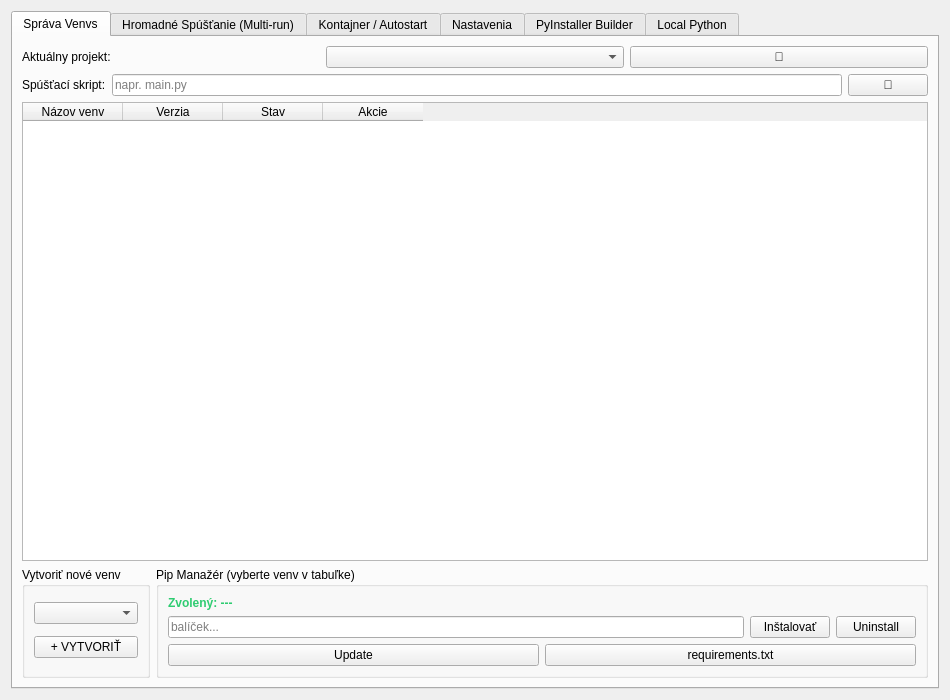
<?xml version="1.0" encoding="UTF-8"?>
<ui version="4.0">
 <class>MasterManager</class>
 <widget class="QWidget" name="MasterManager">
  <property name="geometry">
   <rect>
    <x>0</x>
    <y>0</y>
    <width>950</width>
    <height>700</height>
   </rect>
  </property>
  <layout class="QVBoxLayout" name="main_layout_manager">
   <!-- Kontajner pre našu vlastnú titulkovú lištu -->
   <item>
    <layout class="QVBoxLayout" name="title_bar_layout">
     <property name="spacing">
      <number>0</number>
     </property>
    </layout>
   </item>
   <item>
    <widget class="QTabWidget" name="tab_widget">
     <property name="currentIndex">
      <number>0</number>
     </property>
     <!-- ZÁLOŽKA 1: Venvs -->
     <widget class="QWidget" name="tab_venvs">
      <attribute name="title">
       <string>Správa Venvs</string>
      </attribute>
      <layout class="QVBoxLayout" name="main_layout">
       <item>
        <layout class="QHBoxLayout" name="project_select_layout">
         <item>
          <widget class="QLabel" name="lbl_cur_p">
           <property name="text">
            <string>Aktuálny projekt:</string>
           </property>
          </widget>
         </item>
         <item>
          <widget class="QComboBox" name="combo_projs"/>
         </item>
         <item>
          <widget class="QPushButton" name="btn_refresh_projs">
           <property name="text">
            <string>🔄</string>
           </property>
          </widget>
         </item>
        </layout>
       </item>
       <item>
        <layout class="QHBoxLayout" name="script_select_layout">
         <item>
          <widget class="QLabel" name="lbl_manager_script">
           <property name="text">
            <string>Spúšťací skript:</string>
           </property>
          </widget>
         </item>
         <item>
          <widget class="QLineEdit" name="edit_manager_script">
           <property name="placeholderText">
            <string>napr. main.py</string>
           </property>
          </widget>
         </item>
         <item>
          <widget class="QPushButton" name="btn_browse_script">
           <property name="text">
            <string>📁</string>
           </property>
          </widget>
         </item>
        </layout>
       </item>
       <item>
        <widget class="QTableWidget" name="table_venvs">
         <property name="selectionBehavior">
          <enum>QAbstractItemView::SelectRows</enum>
         </property>
         <column>
          <property name="text">
           <string>Názov venv</string>
          </property>
         </column>
         <column>
          <property name="text">
           <string>Verzia</string>
          </property>
         </column>
         <column>
          <property name="text">
           <string>Stav</string>
          </property>
         </column>
         <column>
          <property name="text">
           <string>Akcie</string>
          </property>
         </column>
        </widget>
       </item>
       <item>
        <layout class="QHBoxLayout" name="bottom_layout">
         <item>
          <widget class="QGroupBox" name="group_new">
           <property name="title">
            <string>Vytvoriť nové venv</string>
           </property>
           <layout class="QVBoxLayout" name="v_lay_new">
            <item>
             <widget class="QComboBox" name="combo_py"/>
            </item>
            <item>
             <widget class="QPushButton" name="btn_create_venv">
              <property name="text">
               <string>+ VYTVORIŤ</string>
              </property>
             </widget>
            </item>
           </layout>
          </widget>
         </item>
         <item>
          <widget class="QGroupBox" name="group_pip">
           <property name="title">
            <string>Pip Manažér (vyberte venv v tabuľke)</string>
           </property>
           <layout class="QVBoxLayout" name="v_lay_pip">
            <item>
             <widget class="QLabel" name="lbl_selected_venv">
              <property name="styleSheet">
               <string>font-weight: bold; color: #2ecc71;</string>
              </property>
              <property name="text">
               <string>Zvolený: ---</string>
              </property>
             </widget>
            </item>
            <item>
             <layout class="QHBoxLayout" name="h_lay_pip_in">
              <item>
               <widget class="QLineEdit" name="edit_pip_pkg">
                <property name="placeholderText">
                 <string>balíček...</string>
                </property>
               </widget>
              </item>
              <item>
               <widget class="QPushButton" name="btn_pip_install">
                <property name="text">
                 <string>Inštalovať</string>
                </property>
               </widget>
              </item>
              <item>
               <widget class="QPushButton" name="btn_pip_uninstall">
                <property name="text">
                 <string>Uninstall</string>
                </property>
               </widget>
              </item>
             </layout>
            </item>
            <item>
             <layout class="QHBoxLayout" name="h_lay_pip_up">
              <item>
               <widget class="QPushButton" name="btn_pip_upgrade_all">
                <property name="text">
                 <string>Update</string>
                </property>
               </widget>
              </item>
              <item>
               <widget class="QPushButton" name="btn_pip_reqs">
                <property name="text">
                 <string>requirements.txt</string>
                </property>
               </widget>
              </item>
             </layout>
            </item>
           </layout>
          </widget>
         </item>
        </layout>
       </item>
      </layout>
     </widget>
     <!-- ZÁLOŽKA 2: Multi-run -->
     <widget class="QWidget" name="tab_multi">
      <attribute name="title">
       <string>Hromadné Spúšťanie (Multi-run)</string>
      </attribute>
      <layout class="QHBoxLayout" name="horizontalLayout_2">
       <item>
        <widget class="QGroupBox" name="group_multi_groups">
         <property name="minimumSize">
          <size>
           <width>200</width>
           <height>0</height>
          </size>
         </property>
         <property name="title">
          <string>Skupiny</string>
         </property>
         <layout class="QVBoxLayout" name="verticalLayout">
          <item>
           <widget class="QListWidget" name="list_multi_groups"/>
          </item>
          <item>
           <layout class="QHBoxLayout" name="horizontalLayout">
            <item>
             <widget class="QPushButton" name="btn_add_group">
              <property name="text">
               <string>+</string>
              </property>
             </widget>
            </item>
            <item>
             <widget class="QPushButton" name="btn_remove_group">
              <property name="text">
               <string>-</string>
              </property>
             </widget>
            </item>
           </layout>
          </item>
         </layout>
        </widget>
       </item>
       <item>
        <widget class="QGroupBox" name="group_multi_available">
         <property name="title">
          <string>Dostupné projekty</string>
         </property>
         <layout class="QVBoxLayout" name="verticalLayout_2">
          <item>
           <widget class="QTreeWidget" name="tree_all_projects">
            <column>
             <property name="text">
              <string>Projekt / Venv</string>
             </property>
            </column>
           </widget>
          </item>
         </layout>
        </widget>
       </item>
       <item>
        <widget class="QGroupBox" name="group_multi_members">
         <property name="title">
          <string>Členovia skupiny: Názov</string>
         </property>
         <layout class="QVBoxLayout" name="verticalLayout_3">
          <item>
           <widget class="QTableWidget" name="table_group_members">
            <property name="dragDropMode">
             <enum>QAbstractItemView::InternalMove</enum>
            </property>
            <property name="selectionBehavior">
             <enum>QAbstractItemView::SelectRows</enum>
            </property>
            <column>
             <property name="text">
              <string>Projekt</string>
             </property>
            </column>
            <column>
             <property name="text">
              <string>Venv</string>
             </property>
            </column>
            <column>
             <property name="text">
              <string>Spúšťací skript</string>
             </property>
            </column>
           </widget>
          </item>
          <item>
           <widget class="QPushButton" name="btn_save_group">
            <property name="text">
             <string>Uložiť zmeny v skupine</string>
            </property>
           </widget>
          </item>
         </layout>
        </widget>
       </item>
      </layout>
     </widget>
     <!-- ZÁLOŽKA 3: Kontajner / Autostart -->
     <widget class="QWidget" name="tab_container">
      <attribute name="title">
       <string>Kontajner / Autostart</string>
      </attribute>
      <layout class="QVBoxLayout" name="container_v_layout"/>
     </widget>
     <!-- ZÁLOŽKA 4: Nastavenia -->
     <widget class="QWidget" name="tab_settings">
      <attribute name="title">
       <string>Nastavenia</string>
      </attribute>
      <layout class="QVBoxLayout" name="settings_v_layout">
       <item>
        <widget class="QGroupBox" name="group_paths">
         <property name="title">
          <string>Základné cesty</string>
         </property>
         <layout class="QGridLayout" name="paths_grid_layout">
          <property name="horizontalSpacing">
           <number>6</number>
          </property>
          <property name="verticalSpacing">
           <number>6</number>
          </property>

          <!-- RIADOK 0: KOREŇ PROJEKTOV -->
          <item row="0" column="0">
           <widget class="QLabel" name="lbl_p">
            <property name="minimumSize">
             <size>
              <width>185</width>
              <height>0</height>
             </size>
            </property>
            <property name="maximumSize">
             <size>
              <width>185</width>
              <height>16777215</height>
             </size>
            </property>
            <property name="text">
             <string>Koreň projektov:</string>
            </property>
           </widget>
          </item>
          <item row="0" column="1">
           <widget class="QLineEdit" name="edit_proj">
            <property name="readOnly">
             <bool>true</bool>
            </property>
           </widget>
          </item>
          <item row="0" column="2">
           <widget class="QPushButton" name="btn_set_proj">
            <property name="text">
             <string>📁</string>
            </property>
           </widget>
          </item>

          <!-- RIADOK 1: VENV HUB -->
          <item row="1" column="0">
           <widget class="QLabel" name="lbl_h">
            <property name="minimumSize">
             <size>
              <width>185</width>
              <height>0</height>
             </size>
            </property>
            <property name="maximumSize">
             <size>
              <width>185</width>
              <height>16777215</height>
             </size>
            </property>
            <property name="text">
             <string>Venv Hub:</string>
            </property>
           </widget>
          </item>
          <item row="1" column="1">
           <widget class="QLineEdit" name="edit_hub">
            <property name="readOnly">
             <bool>true</bool>
            </property>
           </widget>
          </item>
          <item row="1" column="2">
           <widget class="QPushButton" name="btn_set_hub">
            <property name="text">
             <string>📁</string>
            </property>
           </widget>
          </item>
          
          <!-- RIADOK 2: LOKÁLNE BALÍČKY -->
          <item row="2" column="0">
           <widget class="QLabel" name="lbl_local_pkg">
            <property name="minimumSize">
             <size>
              <width>185</width>
              <height>0</height>
             </size>
            </property>
            <property name="maximumSize">
             <size>
              <width>185</width>
              <height>16777215</height>
             </size>
            </property>
            <property name="text">
             <string>Lokálne balíčky:</string>
            </property>
           </widget>
          </item>
          <item row="2" column="1">
           <widget class="QLineEdit" name="edit_local_pkg">
            <property name="readOnly">
             <bool>true</bool>
            </property>
           </widget>
          </item>
          <item row="2" column="2">
           <widget class="QPushButton" name="btn_set_local_pkg">
            <property name="text">
             <string>📁</string>
            </property>
           </widget>
          </item>

          <!-- RIADOK 3: PIP-E BALÍČKY -->
          <item row="3" column="0">
           <widget class="QLabel" name="lbl_pip_e_pkg">
            <property name="minimumSize">
             <size>
              <width>185</width>
              <height>0</height>
             </size>
            </property>
            <property name="maximumSize">
             <size>
              <width>185</width>
              <height>16777215</height>
             </size>
            </property>
            <property name="text">
             <string>Lokálne balíčky (pip -e):</string>
            </property>
           </widget>
          </item>
          <item row="3" column="1">
           <widget class="QLineEdit" name="edit_pip_e_pkg">
            <property name="readOnly">
             <bool>true</bool>
            </property>
           </widget>
          </item>
          <item row="3" column="2">
           <widget class="QPushButton" name="btn_set_pip_e_pkg">
            <property name="text">
             <string>📁</string>
            </property>
           </widget>
          </item>

          <!-- RIADOK 4: VS CODE PROFIL -->
          <item row="4" column="0">
           <widget class="QLabel" name="lbl_vscode_user_select">
            <property name="minimumSize">
             <size>
              <width>185</width>
              <height>0</height>
             </size>
            </property>
            <property name="maximumSize">
             <size>
              <width>185</width>
              <height>16777215</height>
             </size>
            </property>
            <property name="text">
             <string>VS Code Profil:</string>
            </property>
           </widget>
          </item>
          <item row="4" column="1">
           <widget class="QComboBox" name="combo_vscode_user"/>
          </item>
          <item row="4" column="2">
           <widget class="QPushButton" name="btn_manage_vscode_users">
            <property name="text">
             <string>Správa kont</string>
            </property>
           </widget>
          </item>

          <!-- RIADOK 5: PREDVOLENÝ EDITOR (IDE) -->
          <item row="5" column="0">
           <widget class="QLabel" name="lbl_active_ide">
            <property name="minimumSize">
             <size>
              <width>185</width>
              <height>0</height>
             </size>
            </property>
            <property name="maximumSize">
             <size>
              <width>185</width>
              <height>16777215</height>
             </size>
            </property>
            <property name="text">
             <string>Predvolený editor (IDE):</string>
            </property>
           </widget>
          </item>
          <item row="5" column="1">
           <widget class="QComboBox" name="combo_active_ide"/>
          </item>

          <!-- RIADOK 6: PRENOSNÝ VS CODE -->
          <item row="6" column="0">
           <widget class="QLabel" name="lbl_portable_vscode">
            <property name="minimumSize">
             <size>
              <width>185</width>
              <height>0</height>
             </size>
            </property>
            <property name="maximumSize">
             <size>
              <width>185</width>
              <height>16777215</height>
             </size>
            </property>
            <property name="text">
             <string>Prenosný VS Code:</string>
            </property>
           </widget>
          </item>
          <item row="6" column="1">
           <widget class="QLineEdit" name="edit_portable_vscode">
            <property name="readOnly">
             <bool>true</bool>
            </property>
            <property name="placeholderText">
             <string>Predvolene: Systémová inštalácia</string>
            </property>
           </widget>
          </item>
          <item row="6" column="2">
           <widget class="QPushButton" name="btn_set_portable_vscode">
            <property name="text">
             <string>📁</string>
            </property>
           </widget>
          </item>

          <!-- RIADOK 7: PRENOSNÝ CURSOR -->
          <item row="7" column="0">
           <widget class="QLabel" name="lbl_portable_cursor">
            <property name="minimumSize">
             <size>
              <width>185</width>
              <height>0</height>
             </size>
            </property>
            <property name="maximumSize">
             <size>
              <width>185</width>
              <height>16777215</height>
             </size>
            </property>
            <property name="text">
             <string>Prenosný Cursor:</string>
            </property>
           </widget>
          </item>
          <item row="7" column="1">
           <widget class="QLineEdit" name="edit_portable_cursor">
            <property name="readOnly">
             <bool>true</bool>
            </property>
            <property name="placeholderText">
             <string>Predvolene: Systémová inštalácia</string>
            </property>
           </widget>
          </item>
          <item row="7" column="2">
           <widget class="QPushButton" name="btn_set_portable_cursor">
            <property name="text">
             <string>📁</string>
            </property>
           </widget>
          </item>

         </layout>
        </widget>
       </item>

       <!-- SKUPINA: VZHĽAD APLIKÁCIE -->
       <item>
        <widget class="QGroupBox" name="group_themes">
         <property name="title">
          <string>Vzhľad aplikácie (Skiny)</string>
         </property>
         <layout class="QHBoxLayout" name="themes_h_layout">
          <item>
           <widget class="QLabel" name="lbl_active_theme">
            <property name="minimumSize">
             <size>
              <width>185</width>
              <height>0</height>
             </size>
            </property>
            <property name="maximumSize">
             <size>
              <width>185</width>
              <height>16777215</height>
             </size>
            </property>
            <property name="text">
             <string>Aktívna téma:</string>
            </property>
           </widget>
          </item>
          <item>
           <widget class="QComboBox" name="combo_themes"/>
          </item>
          <item>
           <spacer name="themes_spacer">
            <property name="orientation">
             <enum>Qt::Horizontal</enum>
            </property>
            <property name="sizeHint" stdset="0">
             <size>
              <width>40</width>
              <height>20</height>
             </size>
            </property>
           </spacer>
          </item>
          <item>
           <widget class="QPushButton" name="btn_import_theme">
            <property name="text">
             <string>Importovať tému...</string>
            </property>
           </widget>
          </item>
         </layout>
        </widget>
       </item>

       <!-- SKUPINA: SPRÁVCA BALÍČKOV -->
       <item>
        <widget class="QGroupBox" name="group_package_manager">
         <property name="title">
          <string>Správca balíčkov (Rýchlosť inštalácie)</string>
         </property>
         <layout class="QHBoxLayout" name="pkg_mgr_h_layout">
          <item>
           <widget class="QLabel" name="lbl_pkg_manager">
            <property name="minimumSize">
             <size>
              <width>185</width>
              <height>0</height>
             </size>
            </property>
            <property name="maximumSize">
             <size>
              <width>185</width>
              <height>16777215</height>
             </size>
            </property>
            <property name="text">
             <string>Predvolený inštalátor:</string>
            </property>
           </widget>
          </item>
          <item>
           <widget class="QComboBox" name="combo_pkg_manager">
            <property name="minimumSize">
             <size>
              <width>250</width>
              <height>0</height>
             </size>
            </property>
           </widget>
          </item>
          <item>
           <spacer name="pkg_mgr_spacer">
            <property name="orientation">
             <enum>Qt::Horizontal</enum>
            </property>
            <property name="sizeHint" stdset="0">
             <size>
              <width>40</width>
              <height>20</height>
             </size>
            </property>
           </spacer>
          </item>
         </layout>
        </widget>
       </item>
       <item>
        <spacer name="settings_v_spacer">
         <property name="orientation">
          <enum>Qt::Vertical</enum>
         </property>
         <property name="sizeHint" stdset="0">
          <size>
           <width>20</width>
           <height>40</height>
          </size>
         </property>
        </spacer>
       </item>
      </layout>
     </widget>
     <!-- ZÁLOŽKA 5: PyInstaller Builder -->
     <widget class="QWidget" name="tab_builder_main">
      <attribute name="title">
       <string>PyInstaller Builder</string>
      </attribute>
      <layout class="QVBoxLayout" name="builder_v_layout"/>
     </widget>
     <!-- ZÁLOŽKA 6: Local Python -->
     <widget class="QWidget" name="tab_local_python">
      <attribute name="title">
       <string>Local Python</string>
      </attribute>
      <layout class="QVBoxLayout" name="local_python_v_layout"/>
     </widget>
    </widget>
   </item>
  </layout>
 </widget>
 <resources/>
 <connections/>
</ui>
